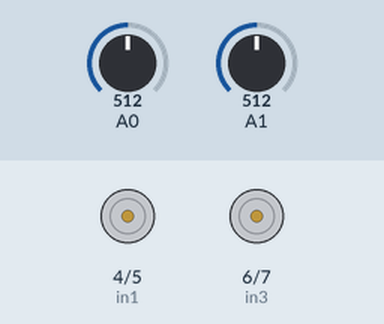
Simulated run of this sketch. Board: Arduino Uno, built with avr-gcc and run on an emulated ATmega328P. On the bench: motor-driver pin pairs drawn as motors (green arrow = first pin HIGH = forward, orange = second pin HIGH = backward, longer = more drive, scaled by the enable pin). Inputs (shaded band) come from the test bench; at power-on: A1 = 512, A0 = 512.

Above: at 1.2 s.
1.3 s: A1 set to 528
2.8 s: A0 set to 716
At 3.6 s:
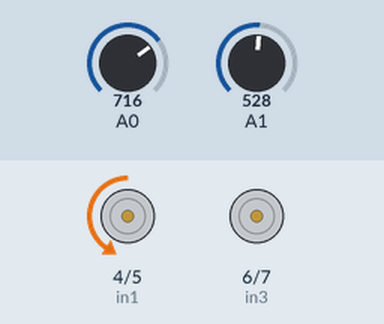
4.3 s: A1 set to 512
At 4.7 s:
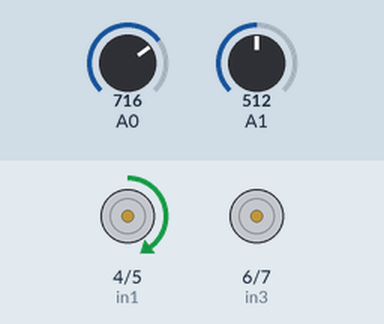
5.8 s: A0 set to 900
At 7.0 s:
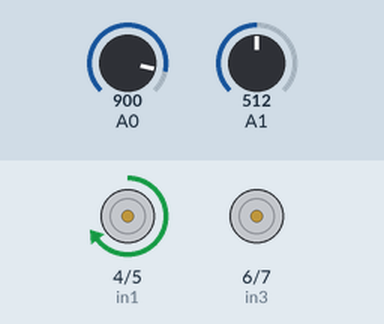
7.3 s: A1 set to 530
At 8.2 s:
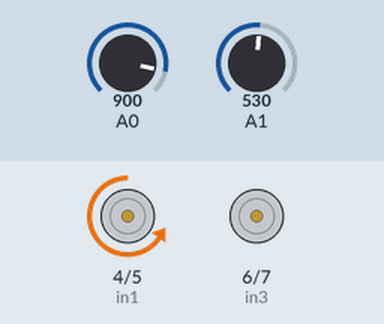
8.8 s: A0 set to 306
At 9.4 s:
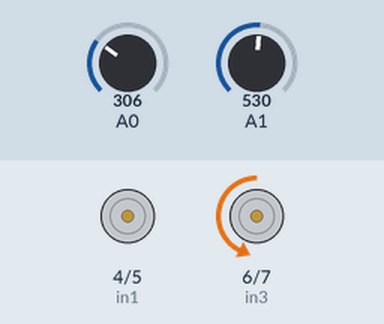
Timing chart, 0 to 11.3 s (numbered marks = the images above; inputs shaded):
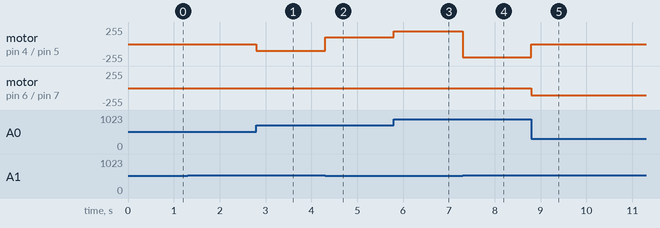

Measured:
- after the input at 2.8 s, motor on pin 4 (in1) / pin 5 (in2): stopped → backward 102/255 at once
- after the input at 4.3 s, motor on pin 4 (in1) / pin 5 (in2): backward 102/255 → forward 100/255 at once
- after the input at 5.8 s, motor on pin 4 (in1) / pin 5 (in2): forward 100/255 → forward 194/255 at once
- after the input at 7.3 s, motor on pin 4 (in1) / pin 5 (in2): forward 194/255 → backward 197/255 at once
- after the input at 8.8 s, motor on pin 4 (in1) / pin 5 (in2): backward 197/255 → stopped at once; motor on pin 6 (in3) / pin 7 (in4): stopped → backward 110/255 at once

The sketch:

Projekt2code.ino
```cpp
#define enA 9
#define in1 4
#define in2 5
#define enB 10
#define in3 6
#define in4 7

int motorSpeedA = 0;
int motorSpeedB = 0;


void setup() {
  pinMode(enA, OUTPUT);
  pinMode(enB, OUTPUT);
  pinMode(in1, OUTPUT);
  pinMode(in2, OUTPUT);
  pinMode(in3, OUTPUT);
  pinMode(in4, OUTPUT);

}

void loop() {
  int xAxis = analogRead(A0);
  int yAxis = analogRead(A1);

  if (yAxis < 518) {

    digitalWrite(in1, HIGH);
    digitalWrite(in2, LOW);

    digitalWrite(in3, HIGH);
    digitalWrite(in4, LOW);

    motorSpeedA = map(yAxis, 518, 0, 0, 255);
    motorSpeedB = map(yAxis, 518, 0, 0, 255);
  }
  else if (yAxis > 520) {

    digitalWrite(in1, LOW);
    digitalWrite(in2, HIGH);


    digitalWrite(in3, LOW);
    digitalWrite(in4, HIGH);

    motorSpeedA = map(yAxis, 520, 1023, 0, 255);
    motorSpeedB = map(yAxis, 520, 1023, 0, 255);
  }
  else {
    motorSpeedA = 0;
    motorSpeedB = 0;
  }

  if (xAxis < 522) {

    int xMapped = map(xAxis, 522, 0, 0, 255);

    motorSpeedA = motorSpeedA - xMapped;
    motorSpeedB = motorSpeedB + xMapped;

    if (motorSpeedA < 0) {
      motorSpeedA = 0;
    }
   if (motorSpeedB > 255) {
    motorSpeedB = 255;
   }
  }
  if (xAxis > 524) {

    int xMapped = map(xAxis, 524, 1023, 0, 255);

    motorSpeedA = motorSpeedA + xMapped;
    motorSpeedB = motorSpeedB - xMapped;

    if (motorSpeedA > 255) {
    motorSpeedA = 255;
  }
  if (motorSpeedB < 0) {
    motorSpeedB = 0;
  }
 }

  if (motorSpeedA < 70) {
    motorSpeedA = 0;
  }
  if (motorSpeedB < 70) {
    motorSpeedB = 0;
  }
  analogWrite(enA, motorSpeedA);
  analogWrite(enB, motorSpeedB);
}
```
